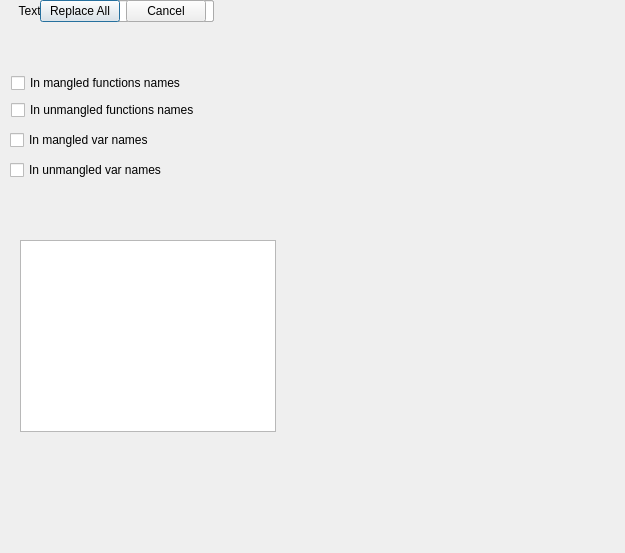
<?xml version="1.0" encoding="UTF-8"?>
<ui version="4.0">
 <class>ReplaceDialog</class>
 <widget class="QDialog" name="ReplaceDialog">
  <property name="geometry">
   <rect>
    <x>0</x>
    <y>0</y>
    <width>625</width>
    <height>553</height>
   </rect>
  </property>
  <property name="windowTitle">
   <string>Dialog</string>
  </property>
  <widget class="QCheckBox" name="mangled_fun_cb">
   <property name="geometry">
    <rect>
     <x>11</x>
     <y>73</y>
     <width>188</width>
     <height>20</height>
    </rect>
   </property>
   <property name="text">
    <string>In mangled functions names</string>
   </property>
  </widget>
  <widget class="QCheckBox" name="unmangled_fun_cb">
   <property name="geometry">
    <rect>
     <x>11</x>
     <y>100</y>
     <width>202</width>
     <height>20</height>
    </rect>
   </property>
   <property name="text">
    <string>In unmangled functions names</string>
   </property>
  </widget>
  <widget class="QListWidget" name="goto_list">
   <property name="geometry">
    <rect>
     <x>20</x>
     <y>240</y>
     <width>256</width>
     <height>192</height>
    </rect>
   </property>
  </widget>
  <widget class="QCheckBox" name="mangled_fun_cb_2">
   <property name="geometry">
    <rect>
     <x>10</x>
     <y>130</y>
     <width>188</width>
     <height>20</height>
    </rect>
   </property>
   <property name="text">
    <string>In mangled var names</string>
   </property>
  </widget>
  <widget class="QCheckBox" name="mangled_fun_cb_3">
   <property name="geometry">
    <rect>
     <x>10</x>
     <y>160</y>
     <width>188</width>
     <height>20</height>
    </rect>
   </property>
   <property name="text">
    <string>In unmangled var names</string>
   </property>
  </widget>
  <widget class="QWidget" name="">
   <layout class="QHBoxLayout" name="horizontalLayout_2">
    <item>
     <widget class="QLabel" name="label">
      <property name="minimumSize">
       <size>
        <width>100</width>
        <height>0</height>
       </size>
      </property>
      <property name="text">
       <string>Text to replace:</string>
      </property>
      <property name="alignment">
       <set>Qt::AlignRight|Qt::AlignTrailing|Qt::AlignVCenter</set>
      </property>
     </widget>
    </item>
    <item>
     <widget class="QLineEdit" name="text_to_replace"/>
    </item>
   </layout>
  </widget>
  <widget class="QWidget" name="">
   <layout class="QHBoxLayout" name="horizontalLayout_3">
    <item>
     <widget class="QLabel" name="label_2">
      <property name="minimumSize">
       <size>
        <width>100</width>
        <height>0</height>
       </size>
      </property>
      <property name="text">
       <string>Replace to:</string>
      </property>
      <property name="alignment">
       <set>Qt::AlignRight|Qt::AlignTrailing|Qt::AlignVCenter</set>
      </property>
     </widget>
    </item>
    <item>
     <widget class="QLineEdit" name="replace_to"/>
    </item>
   </layout>
  </widget>
  <widget class="QWidget" name="">
   <layout class="QHBoxLayout" name="horizontalLayout">
    <item>
     <spacer name="horizontalSpacer">
      <property name="orientation">
       <enum>Qt::Horizontal</enum>
      </property>
      <property name="sizeHint" stdset="0">
       <size>
        <width>40</width>
        <height>20</height>
       </size>
      </property>
     </spacer>
    </item>
    <item>
     <widget class="QPushButton" name="replace_all_btn">
      <property name="enabled">
       <bool>true</bool>
      </property>
      <property name="text">
       <string>Replace All</string>
      </property>
     </widget>
    </item>
    <item>
     <widget class="QPushButton" name="cancel_btn">
      <property name="text">
       <string>Cancel</string>
      </property>
     </widget>
    </item>
   </layout>
  </widget>
 </widget>
 <resources/>
 <connections/>
</ui>
